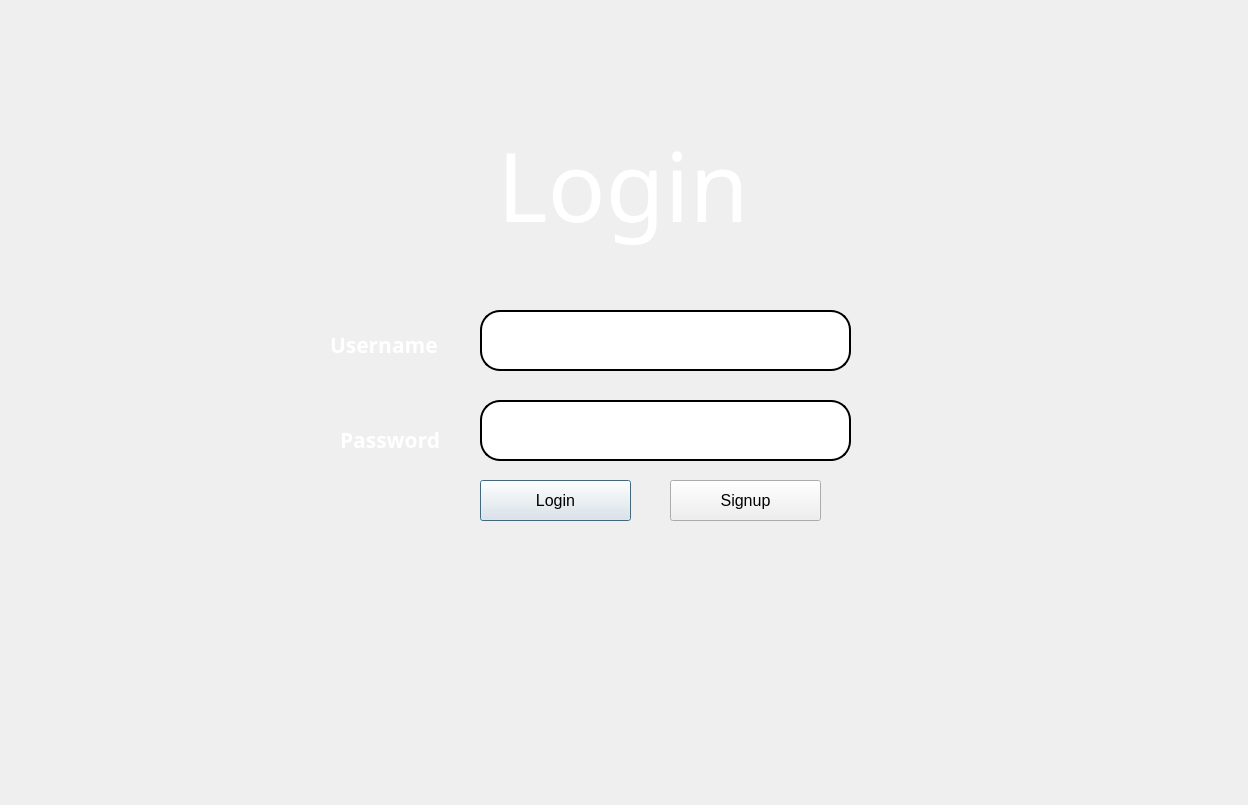
<?xml version="1.0" encoding="UTF-8"?>
<ui version="4.0">
 <class>Dialog</class>
 <widget class="QDialog" name="Dialog">
  <property name="geometry">
   <rect>
    <x>0</x>
    <y>0</y>
    <width>1248</width>
    <height>805</height>
   </rect>
  </property>
  <property name="windowTitle">
   <string>Dialog</string>
  </property>
  <property name="autoFillBackground">
   <bool>false</bool>
  </property>
  <widget class="QLabel" name="u_name_label">
   <property name="geometry">
    <rect>
     <x>330</x>
     <y>330</y>
     <width>121</width>
     <height>31</height>
    </rect>
   </property>
   <property name="font">
    <font>
     <family>PMingLiU-ExtB</family>
     <pointsize>16</pointsize>
     <weight>75</weight>
     <bold>true</bold>
    </font>
   </property>
   <property name="text">
    <string>&lt;html&gt;&lt;head/&gt;&lt;body&gt;&lt;p&gt;&lt;span style=&quot; color:#ffffff;&quot;&gt;Username&lt;/span&gt;&lt;/p&gt;&lt;/body&gt;&lt;/html&gt;</string>
   </property>
  </widget>
  <widget class="QLabel" name="pass_label">
   <property name="geometry">
    <rect>
     <x>340</x>
     <y>410</y>
     <width>111</width>
     <height>61</height>
    </rect>
   </property>
   <property name="font">
    <font>
     <family>PMingLiU-ExtB</family>
     <pointsize>16</pointsize>
     <weight>75</weight>
     <bold>true</bold>
    </font>
   </property>
   <property name="text">
    <string>&lt;html&gt;&lt;head/&gt;&lt;body&gt;&lt;p&gt;&lt;span style=&quot; color:#ffffff;&quot;&gt;Password&lt;/span&gt;&lt;/p&gt;&lt;/body&gt;&lt;/html&gt;</string>
   </property>
  </widget>
  <widget class="QPushButton" name="login_btn">
   <property name="geometry">
    <rect>
     <x>480</x>
     <y>480</y>
     <width>151</width>
     <height>41</height>
    </rect>
   </property>
   <property name="font">
    <font>
     <pointsize>12</pointsize>
    </font>
   </property>
   <property name="text">
    <string>Login</string>
   </property>
  </widget>
  <widget class="QPushButton" name="signu_btn">
   <property name="geometry">
    <rect>
     <x>670</x>
     <y>480</y>
     <width>151</width>
     <height>41</height>
    </rect>
   </property>
   <property name="font">
    <font>
     <pointsize>12</pointsize>
    </font>
   </property>
   <property name="text">
    <string>Signup</string>
   </property>
  </widget>
  <widget class="QLineEdit" name="username_lineEdit">
   <property name="geometry">
    <rect>
     <x>480</x>
     <y>310</y>
     <width>371</width>
     <height>61</height>
    </rect>
   </property>
   <property name="styleSheet">
    <string notr="true">QLineEdit{
	border:2px solid;
	border-radius: 20px;
	color: rgb(108, 112, 125);
}</string>
   </property>
  </widget>
  <widget class="QLineEdit" name="password_lineEdit">
   <property name="geometry">
    <rect>
     <x>480</x>
     <y>400</y>
     <width>371</width>
     <height>61</height>
    </rect>
   </property>
   <property name="styleSheet">
    <string notr="true">QLineEdit{
	border:2px solid;
	border-radius: 20px;
	color: rgb(108, 112, 125);
}</string>
   </property>
  </widget>
  <widget class="QLabel" name="label">
   <property name="geometry">
    <rect>
     <x>420</x>
     <y>110</y>
     <width>431</width>
     <height>151</height>
    </rect>
   </property>
   <property name="font">
    <font>
     <family>PMingLiU-ExtB</family>
     <pointsize>72</pointsize>
    </font>
   </property>
   <property name="text">
    <string>&lt;html&gt;&lt;head/&gt;&lt;body&gt;&lt;p&gt;&lt;span style=&quot; color:#ffffff;&quot;&gt;Login &lt;/span&gt;&lt;/p&gt;&lt;/body&gt;&lt;/html&gt;</string>
   </property>
   <property name="alignment">
    <set>Qt::AlignCenter</set>
   </property>
  </widget>
  <widget class="QLabel" name="label_2">
   <property name="geometry">
    <rect>
     <x>0</x>
     <y>0</y>
     <width>1251</width>
     <height>811</height>
    </rect>
   </property>
   <property name="sizePolicy">
    <sizepolicy hsizetype="Fixed" vsizetype="Fixed">
     <horstretch>0</horstretch>
     <verstretch>0</verstretch>
    </sizepolicy>
   </property>
   <property name="text">
    <string/>
   </property>
   <property name="pixmap">
    <pixmap resource="img/image.qrc">:/newPrefix/start.jpg</pixmap>
   </property>
   <property name="scaledContents">
    <bool>true</bool>
   </property>
  </widget>
  <zorder>label_2</zorder>
  <zorder>u_name_label</zorder>
  <zorder>pass_label</zorder>
  <zorder>login_btn</zorder>
  <zorder>signu_btn</zorder>
  <zorder>username_lineEdit</zorder>
  <zorder>password_lineEdit</zorder>
  <zorder>label</zorder>
 </widget>
 <resources>
  <include location="img/image.qrc"/>
 </resources>
 <connections/>
</ui>
